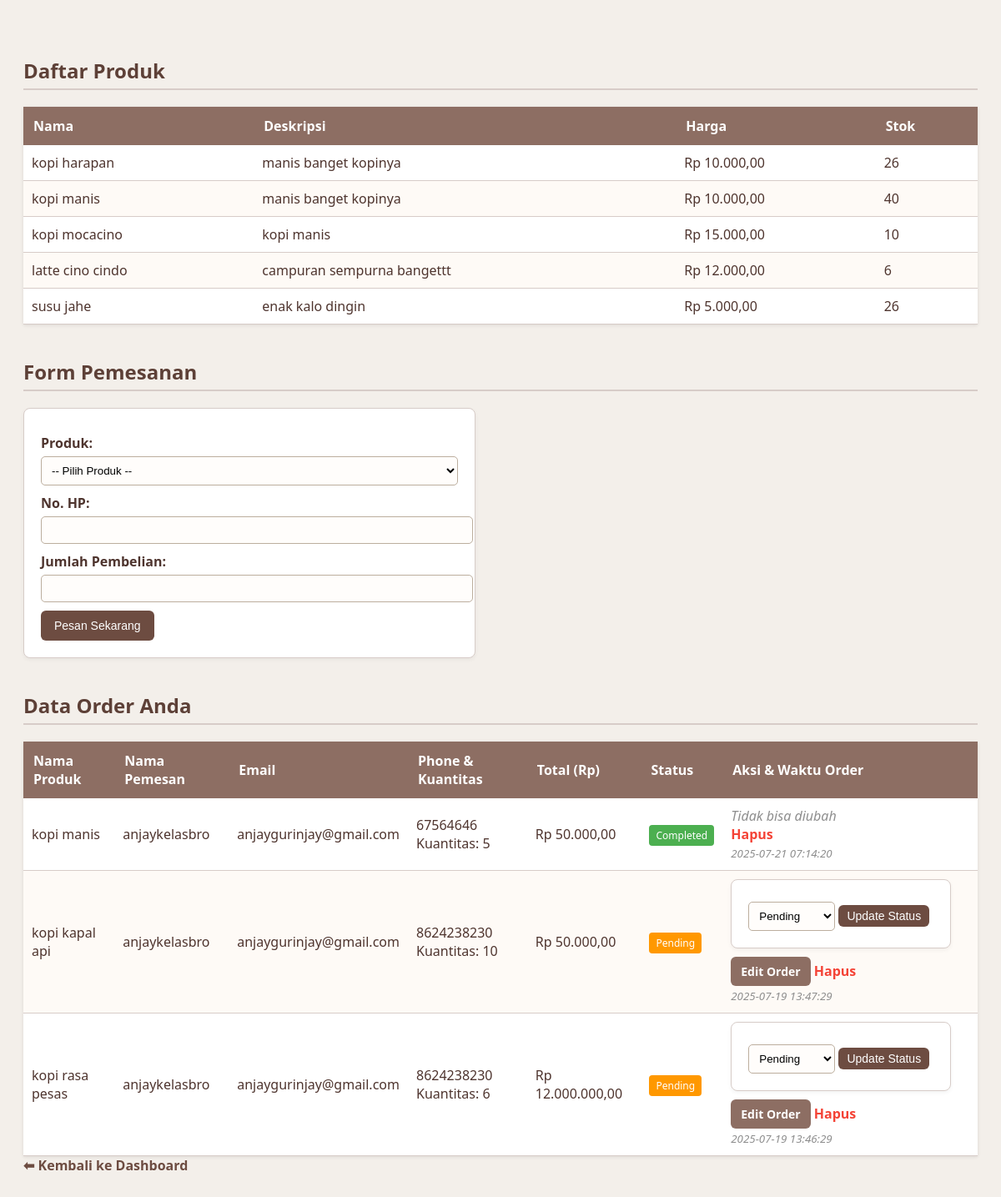
/studikasus/views/orders-view.php (signed in), run on the app's committed database.
### tables this page shows
CREATE TABLE `products` (
  `id` int NOT NULL,
  `name` varchar(100) NOT NULL,
  `description` text,
  `price` decimal(10,2) NOT NULL,
  `stock` int NOT NULL DEFAULT '0',
  `category` enum('Arabica','Robusta','Liberica','Excelsa','Blend','Decaf','Specialty','Single Origin','House Blend','Mocha','Espresso','Americano','Latte','Cappuccino','Macchiato','Flat White','Affogato','Nitro Coffee','Cold Brew') DEFAULT NULL,
  `image` text,
  `created_at` timestamp NULL DEFAULT CURRENT_TIMESTAMP,
  `updated_at` timestamp NULL DEFAULT CURRENT_TIMESTAMP ON UPDATE CURRENT_TIMESTAMP
);

CREATE TABLE `orders` (
  `id` int NOT NULL,
  `customer_name` varchar(100) NOT NULL,
  `customer_email` varchar(100) DEFAULT NULL,
  `product_id` int NOT NULL,
  `product_name` varchar(255) NOT NULL,
  `customer_phone` varchar(20) DEFAULT NULL,
  `total_amount` decimal(10,2) NOT NULL,
  `quantity` int NOT NULL,
  `status` enum('pending','processing','completed','cancelled') NOT NULL DEFAULT 'pending',
  `created_at` timestamp NULL DEFAULT CURRENT_TIMESTAMP,
  `updated_at` timestamp NULL DEFAULT CURRENT_TIMESTAMP ON UPDATE CURRENT_TIMESTAMP
);

### studikasus/views/orders-view.php (the view, shortened to what this page needs)
<?php
include '../api/koneksi.php';
$username = $_SESSION['username'];
$products = [];
$result = $conn->query("SELECT id, name, description, price, stock FROM products ORDER BY name ASC");
if ($result) {
    while ($row = $result->fetch_assoc()) {
        $products[] = $row;
    }
} else {
    $feedback_message = "Error mengambil produk dari database: " . $conn->error;
    $feedback_type = 'error';
    error_log("Error fetching products: " . $conn->error);
}
$orders = [];
$stmt = $conn->prepare("SELECT id, customer_name, customer_email, customer_phone, total_amount, status, product_name, quantity, created_at FROM orders WHERE customer_name=? ORDER BY created_at DESC");
if ($stmt) {
    $stmt->bind_param("s", $username);
    if ($stmt->execute()) {
        $result = $stmt->get_result();
        if ($result) {
            while ($row = $result->fetch_assoc()) {
                $orders[] = $row;
            }
        } else {
            $feedback_message = "Error mengambil order dari database: " . $conn->error;
            $feedback_type = 'error';
            error_log("Error getting result set for orders: " . $conn->error);
        }
    } else {
        $feedback_message = "Error mengeksekusi statement untuk mengambil order: " . $stmt->error;
        $feedback_type = 'error';
        error_log("Error executing statement for orders: " . $stmt->error);
    }
} else {
    $feedback_message = "Error preparing statement untuk mengambil order: " . $conn->error;
    $feedback_type = 'error';
    error_log("Error preparing statement for orders: " . $conn->error);
}
?>
<!DOCTYPE html>
<html>
<head>
</head>
<body>
<h2>Daftar Produk</h2>
<table>
    <thead>
        <tr>
            <th>Nama</th>
            <th>Deskripsi</th>
            <th>Harga</th>
            <th>Stok</th>
        </tr>
    </thead>
    <tbody>
        <?php if (!empty($products)): ?>
            <?php foreach ($products as $p): ?>
                <tr>
                    <td><?= htmlspecialchars($p['name']) ?></td>
                    <td><?= htmlspecialchars($p['description']) ?></td>
                    <td>Rp <?= number_format($p['price'], 2, ',', '.') ?></td>
                    <td><?= htmlspecialchars($p['stock']) ?></td>
                </tr>
            <?php endforeach; ?>
        <?php else: ?>
            <tr><td colspan="4">Tidak ada produk ditemukan. Pastikan tabel 'products' memiliki data dan kolom 'name' berisi nama produk.</td></tr>
        <?php endif; ?>
    </tbody>
</table>
<h2>Form Pemesanan</h2>
<form method="POST">
    <label>Produk:</label>
    <select name="product_id" required>
        <option value="">-- Pilih Produk --</option>
    </select>
    <label>No. HP:</label>
    <input type="text" name="customer_phone" required>
    <label>Jumlah Pembelian:</label>
    <input type="number" name="quantity" min="1" required>
    <button type="submit" name="place_order">Pesan Sekarang</button>
</form>
<h2>Data Order Anda</h2>
<table>
    <thead>
        <tr>
            <th>Nama Produk</th>
            <th>Nama Pemesan</th>
            <th>Email</th>
            <th>Phone & Kuantitas</th> <th>Total (Rp)</th>
            <th>Status</th>
            <th>Aksi & Waktu Order</th> </tr>
    </thead>
    <tbody>
        <?php if (count($orders) > 0): ?>
            <?php foreach ($orders as $order): ?>
                <tr>
                    <td><?= htmlspecialchars($order['product_name']) ?></td>
                    <td><?= htmlspecialchars($order['customer_name']) ?></td>
                    <td><?= htmlspecialchars($order['customer_email']) ?></td>
                    <td>
                        <?php if (isset($_GET['edit_id']) && $_GET['edit_id'] == $order['id'] && ($order['status'] !== 'completed' && $order['status'] !== 'cancelled')): ?>
                            <form method="POST" class="edit-form-inline">
                                <input type="hidden" name="order_id" value="<?= $order['id'] ?>">
                                <label for="new_quantity_<?= $order['id'] ?>">Jumlah:</label>
                                <input type="number" id="new_quantity_<?= $order['id'] ?>" name="new_quantity" value="<?= (int)$order['quantity'] ?>" min="1" required>
                                <label for="new_customer_phone_<?= $order['id'] ?>">No. HP:</label>
                                <input type="text" id="new_customer_phone_<?= $order['id'] ?>" name="new_customer_phone" value="<?= htmlspecialchars($order['customer_phone']) ?>" required>
                                <button type="submit" name="edit_order">Simpan</button>
                                <a href="orders-view.php" style="font-size: 12px; margin-top: 5px; background-color: #f44336; color: white; padding: 5px 10px; border-radius: 6px; text-decoration: none; display: inline-block;">Batal</a>
                            </form>
                        <?php else: ?>
                            <?= htmlspecialchars($order['customer_phone']) ?><br>
                            Kuantitas: <?= (int)$order['quantity'] ?>
                        <?php endif; ?>
                    </td>
                    <td>Rp <?= number_format($order['total_amount'], 2, ',', '.') ?></td>
                    <td>
                        <span class="status-badge status-<?= htmlspecialchars($order['status']) ?>">
                            <?= htmlspecialchars(ucfirst($order['status'])) ?>
                        </span>
                    </td>
                    <td>
                        <?php if ($order['status'] === 'completed' || $order['status'] === 'cancelled'): ?>
                            <em>Tidak bisa diubah</em><br>
                            <a href="?delete=<?= $order['id'] ?>" onclick="return confirm('Yakin ingin menghapus order ini? Ini akan mengembalikan stok jika status bukan completed/cancelled.')" style="color: #f44336; margin-top: 5px;">Hapus</a>
                        <?php else: ?>
                            <?php if (isset($_GET['edit_id']) && $_GET['edit_id'] == $order['id']): ?>
                                <?php else: ?>
                                <form method="POST" style="display:inline-block; margin-bottom: 5px;">
                                    <select name="new_status" style="width: auto;">
                                        <option value="pending" <?= $order['status'] == 'pending' ? 'selected' : '' ?>>Pending</option>
                                    </select>
                                    <button type="submit" name="update_status" style="padding: 5px 10px;">Update Status</button>
                                </form>
                                <a href="?edit_id=<?= $order['id'] ?>" class="button" style="margin-top: 5px; padding: 8px 12px;">Edit Order</a>
                                <a href="?delete=<?= $order['id'] ?>" onclick="return confirm('Yakin ingin menghapus order ini? Ini akan mengembalikan stok jika status bukan completed/cancelled.')" style="color: #f44336; margin-top: 5px;">Hapus</a>
                            <?php endif; ?>
                        <?php endif; ?>
                        <br>
                        <small><em><?= htmlspecialchars($order['created_at']) ?></em></small>
                    </td>
                </tr>
            <?php endforeach; ?>
        <?php else: ?>
            <tr><td colspan="7">Belum ada order.</td></tr>
        <?php endif; ?>
    </tbody>
</table>
<a href="../index.php">⬅ Kembali ke Dashboard</a>
</body>
</html>

### studikasus/views/orders-view.php (style rules this page uses)
body { font-family: 'Segoe UI', sans-serif; background-color: #f3efea; color: #4e342e; padding: 20px; }
h2 { color: #5d4037; border-bottom: 2px solid #d7ccc8; padding-bottom: 5px; margin-top: 40px; }
a { color: #6d4c41; text-decoration: none; font-weight: bold; }
table { border-collapse: collapse; width: 100%; margin-top: 15px; background-color: #fff; box-shadow: 0 1px 4px rgba(0,0,0,0.1); }
th { background-color: #8d6e63; color: white; padding: 12px; text-align: left; }
td { padding: 10px; border-bottom: 1px solid #d7ccc8; }
tr:nth-child(even) { background-color: #fefaf6; }
form { background-color: #fff; border: 1px solid #d7ccc8; padding: 20px; border-radius: 8px; margin-bottom: 30px; max-width: 500px; box-shadow: 0 2px 5px rgba(0,0,0,0.05); }
label { display: block; margin-top: 10px; margin-bottom: 5px; font-weight: 600; }
input[type="text"], input[type="number"], select { width: 100%; padding: 8px; border: 1px solid #bcae9e; border-radius: 5px; background-color: #fffdfb; }
button { background-color: #6d4c41; color: white; padding: 10px 16px; border: none; border-radius: 6px; cursor: pointer; font-size: 14px; margin-top: 10px; margin-right: 5px; }
em { color: #8e8e8e; font-style: italic; }
.status-badge { padding: 4px 8px; border-radius: 4px; color: white; font-size: 12px; }
.status-pending { background-color: #ff9800; }
.status-completed { background-color: #4caf50; }
a.button { display: inline-block; background-color: #8d6e63; color: white; padding: 10px 16px; border: none; border-radius: 6px; cursor: pointer; font-size: 14px; margin-top: 10px; text-decoration: none; text-align: center; }

### data on the page
products: name "kopi harapan", description "manis banget kopinya", price "10.000,00", stock "26"
products: name "kopi manis", description "manis banget kopinya", price "10.000,00", stock "40"
products: name "kopi mocacino", description "kopi manis", price "15.000,00", stock "10"
products: name "latte cino cindo", description "campuran sempurna bangettt", price "12.000,00", stock "6"
products: name "susu jahe", description "enak kalo dingin", price "5.000,00", stock "26"
orders: product_name "kopi manis", customer_name "anjaykelasbro", customer_email "anjaygurinjay@gmail.com", customer_phone "67564646", quantity "5", total_amount "50.000,00", status "Completed", created_at "2025-07-21 07:14:20"
orders: product_name "kopi kapal api", customer_name "anjaykelasbro", customer_email "anjaygurinjay@gmail.com", customer_phone "8624238230", quantity "10", total_amount "50.000,00", status "Pending", new_status "Pending", created_at "2025-07-19 13:47:29"
orders: product_name "kopi rasa pesas", customer_name "anjaykelasbro", customer_email "anjaygurinjay@gmail.com", customer_phone "8624238230", quantity "6", total_amount "12.000.000,00", status "Pending", new_status "Pending", created_at "2025-07-19 13:46:29"
